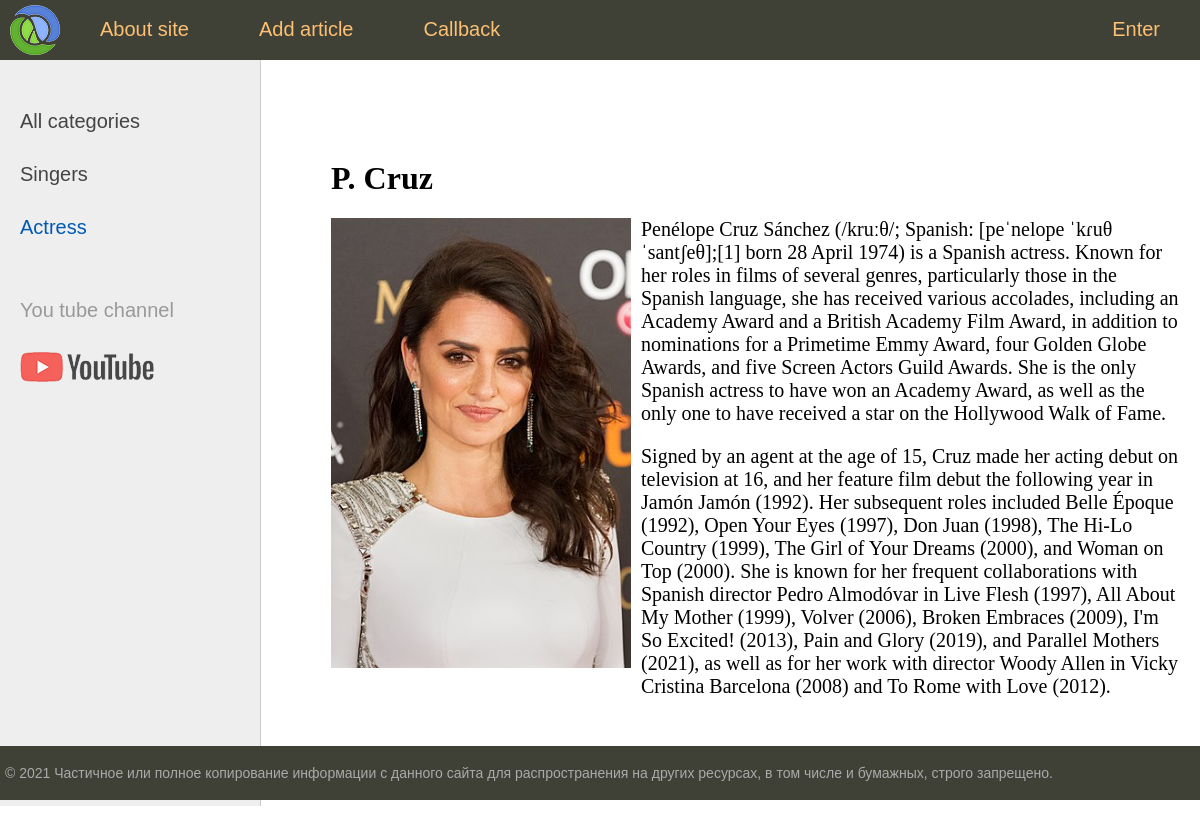
Page /post/p-cruz/ on the committed database.
### women/models.py (models this page shows, shortened)
class Category(models.Model):
    name = models.CharField(max_length=100, db_index=True)
    slug = models.SlugField(max_length=255, unique=True, db_index=True, verbose_name="URL")
    def get_absolute_url(self):
        return reverse('category', kwargs={'cat_slug': self.slug})
    class Meta:
        verbose_name = 'Category'
        verbose_name_plural = 'Categories'

class Women(models.Model):
    title = models.CharField(max_length=255)
    slug = models.SlugField(max_length=255, unique=True, db_index=True, verbose_name="URL")
    content = models.TextField(blank=True)
    photo = models.ImageField(upload_to="photos/%Y/%m/%d/")
    time_create = models.DateTimeField(auto_now_add=True)
    time_update = models.DateTimeField(auto_now=True)
    is_published = models.BooleanField(default=True)
    cat = models.ForeignKey('Category', on_delete=models.PROTECT)
    class Meta:
        verbose_name = 'Famous women'
        verbose_name_plural = 'Famous women'
        ordering = ['-time_create', 'title']

### women/views.py (the view)
# urls.py: path('post/<slug:post_slug>/', show_post, name='post'),
def show_post(request, post_slug):
    post = get_object_or_404(Women, slug=post_slug)
    context = {
        'post': post,
        'title': post.title,
        'cat_selected': post.cat_id
    }
    return render(request, 'women/post.html', context=context)

### women/templatetags/women_tags.py (called while the page is built)
@register.inclusion_tag('women/list_categories.html')
def show_categories(sort=None, cat_selected=0):
    if not sort:
        cats = Category.objects.all()
    else:
        cats = Category.objects.order_by(sort)
    return {'cats': cats, 'cat_selected': cat_selected}

@register.inclusion_tag('women/main_menu.html')
def show_menu(cat_selected=0):
    menu = [{'title': 'About site', 'url_name': 'about'},
            {'title': 'Add article', 'url_name': 'add_page'},
            {'title': 'Callback', 'url_name': 'contact'},
            {'title': 'Enter', 'url_name': 'login'}
            ]
    return {'menu': menu, 'cat_selected': cat_selected}

### women/templates/women/post.html
{% extends 'women/layout.html' %}
{% block content %}
    <h1> {{ post.title }}</h1>
    {% if post.photo %}
    <p><img class="img-article-left" src="{{ post.photo.url }}"></p>
    {% endif %}
{{ post.content|linebreaks }}
{% endblock%}

### women/templates/women/list_categories.html
{% for c in cats %}
			{% if c.pk == cat_selected %}
				<li class="selected">{{ c.name }}</li>
			{% else %}
				<li><a href="{{ c.get_absolute_url }}">{{ c.name }}</a> </li>
			{% endif %}
{% endfor %}

### women/static/women/css/styles.css (style rules this page uses)
html, body { font-family: 'Arial'; margin: 0; padding: 0; height: 100%; width: 100%; color: #444; }
a { color: #0059b2; text-decoration: none; }
img { max-width: 600px; height: auto; }
img.img-article-left { max-width: 300px; height: auto; float: left; padding: 0 10px 10px 0; }
.left-chapters ul li { margin: 30px 0 0 0; color: #999; }
.left-chapters ul li.selected { color: #0059b2; }
.left-chapters ul li a { color: #444; text-decoration: none; }
.content-text h1 { font-size: 32px; }

### rows in the picture
Category: name "Singers"
Category: name "Actress"
Women: title "P. Cruz", photo (picture), content "Penélope Cruz Sánchez (/kruːθ/; Spanish: [peˈnelope ˈkɾuθ ˈsantʃeθ];[1] born 28 April 1974) is a Spanish actress. Known for her roles in films of several genres, particularly those in the Spanish language, she has received various accolades, including an Academy Award and a British Academy Film Award, in addition to nominations for a Primetime Emmy Award, four Golden Globe Awards, and five Screen Actors Guild Awards. She is the only Spanish actress to have won an Academy Award, as well as the only one to have received a star on the Hollywood Walk of Fame. Signed by an agent at the age of 15, Cruz made her acting debut on television at 16, and her feature film debut the following year in…"

### other values in the picture
{{ m.title }} "About site" "Add article" "Callback"
{{ m.title }} "Enter"
